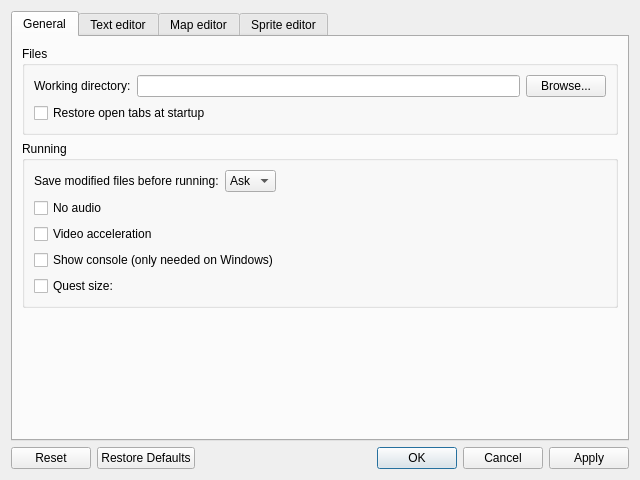
<?xml version="1.0" encoding="UTF-8"?>
<ui version="4.0">
 <class>SolarusEditor::SettingsDialog</class>
 <widget class="QDialog" name="SolarusEditor::SettingsDialog">
  <property name="geometry">
   <rect>
    <x>0</x>
    <y>0</y>
    <width>640</width>
    <height>480</height>
   </rect>
  </property>
  <property name="windowTitle">
   <string>Options</string>
  </property>
  <layout class="QVBoxLayout" name="verticalLayout">
   <item>
    <widget class="QTabWidget" name="tab_widget">
     <property name="currentIndex">
      <number>0</number>
     </property>
     <widget class="QWidget" name="general_tab">
      <attribute name="title">
       <string>General</string>
      </attribute>
      <layout class="QVBoxLayout" name="verticalLayout_2">
       <item>
        <widget class="QGroupBox" name="files_group_box">
         <property name="title">
          <string>Files</string>
         </property>
         <layout class="QVBoxLayout" name="verticalLayout_9">
          <item>
           <layout class="QHBoxLayout" name="horizontalLayout">
            <item>
             <widget class="QLabel" name="working_directory_label">
              <property name="text">
               <string>Working directory:</string>
              </property>
             </widget>
            </item>
            <item>
             <widget class="QLineEdit" name="working_directory_field"/>
            </item>
            <item>
             <widget class="QPushButton" name="working_directory_button">
              <property name="text">
               <string>Browse...</string>
              </property>
             </widget>
            </item>
           </layout>
          </item>
          <item>
           <widget class="QCheckBox" name="restore_last_files_field">
            <property name="text">
             <string>Restore open tabs at startup</string>
            </property>
           </widget>
          </item>
         </layout>
        </widget>
       </item>
       <item>
        <widget class="QGroupBox" name="running_group_box">
         <property name="title">
          <string>Running</string>
         </property>
         <layout class="QVBoxLayout" name="verticalLayout_4">
          <item>
           <layout class="QHBoxLayout" name="save_files_layout">
            <item>
             <widget class="QLabel" name="save_files_label">
              <property name="text">
               <string>Save modified files before running:</string>
              </property>
             </widget>
            </item>
            <item>
             <widget class="QComboBox" name="save_files_field">
              <item>
               <property name="text">
                <string>Ask</string>
               </property>
              </item>
              <item>
               <property name="text">
                <string>Yes</string>
               </property>
              </item>
              <item>
               <property name="text">
                <string>No</string>
               </property>
              </item>
             </widget>
            </item>
            <item>
             <spacer name="save_files_spacer">
              <property name="orientation">
               <enum>Qt::Horizontal</enum>
              </property>
              <property name="sizeHint" stdset="0">
               <size>
                <width>40</width>
                <height>20</height>
               </size>
              </property>
             </spacer>
            </item>
           </layout>
          </item>
          <item>
           <widget class="QCheckBox" name="no_audio_field">
            <property name="text">
             <string>No audio</string>
            </property>
           </widget>
          </item>
          <item>
           <widget class="QCheckBox" name="video_acceleration_field">
            <property name="text">
             <string>Video acceleration</string>
            </property>
           </widget>
          </item>
          <item>
           <widget class="QCheckBox" name="win_console_field">
            <property name="text">
             <string>Show console (only needed on Windows)</string>
            </property>
           </widget>
          </item>
          <item>
           <layout class="QHBoxLayout" name="quest_size_layout">
            <item>
             <widget class="QCheckBox" name="quest_size_check_box">
              <property name="text">
               <string>Quest size:</string>
              </property>
             </widget>
            </item>
            <item>
             <widget class="SolarusEditor::PairSpinBox" name="quest_size_field" native="true"/>
            </item>
           </layout>
          </item>
         </layout>
        </widget>
       </item>
       <item>
        <spacer name="general_spacer">
         <property name="orientation">
          <enum>Qt::Vertical</enum>
         </property>
         <property name="sizeHint" stdset="0">
          <size>
           <width>20</width>
           <height>40</height>
          </size>
         </property>
        </spacer>
       </item>
      </layout>
     </widget>
     <widget class="QWidget" name="text_editor_tab">
      <attribute name="title">
       <string>Text editor</string>
      </attribute>
      <layout class="QVBoxLayout" name="verticalLayout_3">
       <item>
        <widget class="QGroupBox" name="font_group_box">
         <property name="title">
          <string>Font</string>
         </property>
         <layout class="QFormLayout" name="formLayout_2">
          <item row="0" column="0">
           <widget class="QLabel" name="font_family_label">
            <property name="text">
             <string>Family:</string>
            </property>
           </widget>
          </item>
          <item row="1" column="1">
           <layout class="QHBoxLayout" name="font_size_layout">
            <item>
             <widget class="QSpinBox" name="font_size_field">
              <property name="minimum">
               <number>4</number>
              </property>
              <property name="maximum">
               <number>72</number>
              </property>
             </widget>
            </item>
            <item>
             <spacer name="font_size_spacer">
              <property name="orientation">
               <enum>Qt::Horizontal</enum>
              </property>
              <property name="sizeHint" stdset="0">
               <size>
                <width>40</width>
                <height>20</height>
               </size>
              </property>
             </spacer>
            </item>
           </layout>
          </item>
          <item row="1" column="0">
           <widget class="QLabel" name="font_size_label">
            <property name="text">
             <string>Size:</string>
            </property>
           </widget>
          </item>
          <item row="0" column="1">
           <widget class="QFontComboBox" name="font_family_field">
            <property name="fontFilters">
             <set>QFontComboBox::MonospacedFonts</set>
            </property>
            <property name="currentFont">
             <font>
              <family>DejaVu Sans Mono</family>
              <pointsize>10</pointsize>
              <weight>75</weight>
              <bold>true</bold>
             </font>
            </property>
           </widget>
          </item>
         </layout>
        </widget>
       </item>
       <item>
        <widget class="QGroupBox" name="tab_group_box">
         <property name="title">
          <string>Tabulation</string>
         </property>
         <layout class="QHBoxLayout" name="horizontalLayout_2">
          <item>
           <widget class="QLabel" name="tab_length_label">
            <property name="text">
             <string>Length:</string>
            </property>
           </widget>
          </item>
          <item>
           <widget class="QSpinBox" name="tab_length_field">
            <property name="minimum">
             <number>1</number>
            </property>
            <property name="maximum">
             <number>9999</number>
            </property>
           </widget>
          </item>
          <item>
           <spacer name="tab_space_bar">
            <property name="orientation">
             <enum>Qt::Horizontal</enum>
            </property>
            <property name="sizeType">
             <enum>QSizePolicy::Minimum</enum>
            </property>
            <property name="sizeHint" stdset="0">
             <size>
              <width>15</width>
              <height>20</height>
             </size>
            </property>
           </spacer>
          </item>
          <item>
           <widget class="QCheckBox" name="replace_tab_by_spaces">
            <property name="text">
             <string>Replace by space</string>
            </property>
           </widget>
          </item>
          <item>
           <spacer name="tab_space_bar_2">
            <property name="orientation">
             <enum>Qt::Horizontal</enum>
            </property>
            <property name="sizeHint" stdset="0">
             <size>
              <width>40</width>
              <height>20</height>
             </size>
            </property>
           </spacer>
          </item>
         </layout>
        </widget>
       </item>
       <item>
        <spacer name="text_editor_spacer">
         <property name="orientation">
          <enum>Qt::Vertical</enum>
         </property>
         <property name="sizeHint" stdset="0">
          <size>
           <width>20</width>
           <height>40</height>
          </size>
         </property>
        </spacer>
       </item>
      </layout>
     </widget>
     <widget class="QWidget" name="map_editor_tab">
      <attribute name="title">
       <string>Map editor</string>
      </attribute>
      <layout class="QVBoxLayout" name="verticalLayout_5">
       <item>
        <widget class="QGroupBox" name="map_graphics_group_box">
         <property name="title">
          <string>Graphics view</string>
         </property>
         <layout class="QVBoxLayout" name="verticalLayout_6">
          <item>
           <layout class="QHBoxLayout" name="map_background_layout">
            <item>
             <widget class="QLabel" name="map_background_label">
              <property name="text">
               <string>Background color:</string>
              </property>
             </widget>
            </item>
            <item>
             <widget class="SolarusEditor::ColorPicker" name="map_background_field">
              <property name="sizePolicy">
               <sizepolicy hsizetype="Fixed" vsizetype="Fixed">
                <horstretch>0</horstretch>
                <verstretch>0</verstretch>
               </sizepolicy>
              </property>
             </widget>
            </item>
            <item>
             <spacer name="map_background_spacer">
              <property name="orientation">
               <enum>Qt::Horizontal</enum>
              </property>
              <property name="sizeHint" stdset="0">
               <size>
                <width>40</width>
                <height>20</height>
               </size>
              </property>
             </spacer>
            </item>
           </layout>
          </item>
          <item>
           <widget class="QLabel" name="map_grid_label">
            <property name="text">
             <string>Grid:</string>
            </property>
           </widget>
          </item>
          <item>
           <layout class="QHBoxLayout" name="map_grid_layout">
            <item>
             <spacer name="map_grid_spacer">
              <property name="orientation">
               <enum>Qt::Horizontal</enum>
              </property>
              <property name="sizeType">
               <enum>QSizePolicy::Fixed</enum>
              </property>
              <property name="sizeHint" stdset="0">
               <size>
                <width>15</width>
                <height>20</height>
               </size>
              </property>
             </spacer>
            </item>
            <item>
             <layout class="QGridLayout" name="map_grid_layout_2">
              <item row="0" column="4">
               <widget class="SolarusEditor::EnumSelector&lt;SolarusEditor::GridStyle&gt;" name="map_grid_style_field"/>
              </item>
              <item row="1" column="1">
               <widget class="SolarusEditor::PairSpinBox" name="map_grid_size_field" native="true"/>
              </item>
              <item row="0" column="0" colspan="2">
               <widget class="QCheckBox" name="map_grid_show_at_opening_field">
                <property name="text">
                 <string>Show at opening</string>
                </property>
               </widget>
              </item>
              <item row="1" column="4">
               <widget class="SolarusEditor::ColorPicker" name="map_grid_color_field">
                <property name="sizePolicy">
                 <sizepolicy hsizetype="Fixed" vsizetype="Fixed">
                  <horstretch>0</horstretch>
                  <verstretch>0</verstretch>
                 </sizepolicy>
                </property>
               </widget>
              </item>
              <item row="1" column="0">
               <widget class="QLabel" name="map_grid_size_label">
                <property name="text">
                 <string>Default size:</string>
                </property>
               </widget>
              </item>
              <item row="0" column="3">
               <widget class="QLabel" name="map_grid_style_label">
                <property name="text">
                 <string>Style:</string>
                </property>
               </widget>
              </item>
              <item row="1" column="3">
               <widget class="QLabel" name="map_grid_color_label">
                <property name="text">
                 <string>Color:</string>
                </property>
               </widget>
              </item>
              <item row="0" column="2">
               <spacer name="map_grid_spacer_2">
                <property name="orientation">
                 <enum>Qt::Horizontal</enum>
                </property>
                <property name="sizeType">
                 <enum>QSizePolicy::Minimum</enum>
                </property>
                <property name="sizeHint" stdset="0">
                 <size>
                  <width>15</width>
                  <height>20</height>
                 </size>
                </property>
               </spacer>
              </item>
             </layout>
            </item>
            <item>
             <spacer name="map_grid_spacer_3">
              <property name="orientation">
               <enum>Qt::Horizontal</enum>
              </property>
              <property name="sizeHint" stdset="0">
               <size>
                <width>0</width>
                <height>20</height>
               </size>
              </property>
             </spacer>
            </item>
           </layout>
          </item>
         </layout>
        </widget>
       </item>
       <item>
        <spacer name="map_editor_spacer">
         <property name="orientation">
          <enum>Qt::Vertical</enum>
         </property>
         <property name="sizeHint" stdset="0">
          <size>
           <width>20</width>
           <height>40</height>
          </size>
         </property>
        </spacer>
       </item>
      </layout>
     </widget>
     <widget class="QWidget" name="sprite_editor_tab">
      <attribute name="title">
       <string>Sprite editor</string>
      </attribute>
      <layout class="QVBoxLayout" name="verticalLayout_8">
       <item>
        <widget class="QGroupBox" name="sprite_main_graphics_group_box">
         <property name="title">
          <string>Main graphics view</string>
         </property>
         <layout class="QVBoxLayout" name="verticalLayout_7">
          <item>
           <layout class="QHBoxLayout" name="sprite_main_background_layout">
            <item>
             <widget class="QLabel" name="sprite_main_background_label">
              <property name="text">
               <string>Background color:</string>
              </property>
             </widget>
            </item>
            <item>
             <widget class="SolarusEditor::ColorPicker" name="sprite_main_background_field">
              <property name="sizePolicy">
               <sizepolicy hsizetype="Fixed" vsizetype="Fixed">
                <horstretch>0</horstretch>
                <verstretch>0</verstretch>
               </sizepolicy>
              </property>
             </widget>
            </item>
            <item>
             <spacer name="sprite_main_background_spacer">
              <property name="orientation">
               <enum>Qt::Horizontal</enum>
              </property>
              <property name="sizeHint" stdset="0">
               <size>
                <width>40</width>
                <height>20</height>
               </size>
              </property>
             </spacer>
            </item>
           </layout>
          </item>
          <item>
           <widget class="QLabel" name="sprite_grid_label">
            <property name="text">
             <string>Grid:</string>
            </property>
           </widget>
          </item>
          <item>
           <layout class="QHBoxLayout" name="sprite_grid_layout">
            <item>
             <spacer name="sprite_grid_spacer_2">
              <property name="orientation">
               <enum>Qt::Horizontal</enum>
              </property>
              <property name="sizeType">
               <enum>QSizePolicy::Fixed</enum>
              </property>
              <property name="sizeHint" stdset="0">
               <size>
                <width>15</width>
                <height>20</height>
               </size>
              </property>
             </spacer>
            </item>
            <item>
             <layout class="QGridLayout" name="sprite_grid_layout_2">
              <item row="0" column="4">
               <widget class="SolarusEditor::EnumSelector&lt;SolarusEditor::GridStyle&gt;" name="sprite_grid_style_field"/>
              </item>
              <item row="1" column="1">
               <widget class="SolarusEditor::PairSpinBox" name="sprite_grid_size_field" native="true"/>
              </item>
              <item row="1" column="4">
               <widget class="SolarusEditor::ColorPicker" name="sprite_grid_color_field">
                <property name="sizePolicy">
                 <sizepolicy hsizetype="Fixed" vsizetype="Fixed">
                  <horstretch>0</horstretch>
                  <verstretch>0</verstretch>
                 </sizepolicy>
                </property>
               </widget>
              </item>
              <item row="0" column="0" colspan="2">
               <widget class="QCheckBox" name="sprite_grid_show_at_opening_field">
                <property name="text">
                 <string>Show at opening</string>
                </property>
               </widget>
              </item>
              <item row="0" column="2">
               <spacer name="sprite_grid_spacer">
                <property name="orientation">
                 <enum>Qt::Horizontal</enum>
                </property>
                <property name="sizeType">
                 <enum>QSizePolicy::Minimum</enum>
                </property>
                <property name="sizeHint" stdset="0">
                 <size>
                  <width>15</width>
                  <height>20</height>
                 </size>
                </property>
               </spacer>
              </item>
              <item row="1" column="0">
               <widget class="QLabel" name="sprite_grid_size_label">
                <property name="text">
                 <string>Default size:</string>
                </property>
               </widget>
              </item>
              <item row="0" column="3">
               <widget class="QLabel" name="sprite_grid_style_label">
                <property name="text">
                 <string>Style:</string>
                </property>
               </widget>
              </item>
              <item row="1" column="3">
               <widget class="QLabel" name="sprite_grid_color_label">
                <property name="text">
                 <string>Color:</string>
                </property>
               </widget>
              </item>
              <item row="2" column="0" colspan="2">
               <widget class="QCheckBox" name="sprite_auto_detect_grid_field">
                <property name="text">
                 <string>Auto detect size</string>
                </property>
               </widget>
              </item>
             </layout>
            </item>
            <item>
             <spacer name="sprite_grid_spacer_3">
              <property name="orientation">
               <enum>Qt::Horizontal</enum>
              </property>
              <property name="sizeHint" stdset="0">
               <size>
                <width>0</width>
                <height>20</height>
               </size>
              </property>
             </spacer>
            </item>
           </layout>
          </item>
         </layout>
        </widget>
       </item>
       <item>
        <widget class="QGroupBox" name="sprite_previewer_graphics_group_box">
         <property name="title">
          <string>Previewer graphics view</string>
         </property>
         <layout class="QGridLayout" name="gridLayout">
          <item row="2" column="0" colspan="2">
           <layout class="QHBoxLayout" name="sprite_origin_layout">
            <item>
             <spacer name="sprite_origin_spacer">
              <property name="orientation">
               <enum>Qt::Horizontal</enum>
              </property>
              <property name="sizeType">
               <enum>QSizePolicy::Fixed</enum>
              </property>
              <property name="sizeHint" stdset="0">
               <size>
                <width>15</width>
                <height>20</height>
               </size>
              </property>
             </spacer>
            </item>
            <item>
             <layout class="QGridLayout" name="gridLayout_2">
              <item row="0" column="0">
               <widget class="QCheckBox" name="sprite_origin_show_at_opening_field">
                <property name="text">
                 <string>Show at opening</string>
                </property>
               </widget>
              </item>
              <item row="0" column="3">
               <widget class="QLabel" name="sprite_origin_color_label">
                <property name="text">
                 <string>Color:</string>
                </property>
               </widget>
              </item>
              <item row="0" column="4">
               <widget class="SolarusEditor::ColorPicker" name="sprite_origin_color_field">
                <property name="sizePolicy">
                 <sizepolicy hsizetype="Fixed" vsizetype="Fixed">
                  <horstretch>0</horstretch>
                  <verstretch>0</verstretch>
                 </sizepolicy>
                </property>
               </widget>
              </item>
              <item row="0" column="2">
               <spacer name="sprite_origin_spacer_3">
                <property name="orientation">
                 <enum>Qt::Horizontal</enum>
                </property>
                <property name="sizeType">
                 <enum>QSizePolicy::Minimum</enum>
                </property>
                <property name="sizeHint" stdset="0">
                 <size>
                  <width>15</width>
                  <height>20</height>
                 </size>
                </property>
               </spacer>
              </item>
             </layout>
            </item>
            <item>
             <spacer name="sprite_origin_spacer_2">
              <property name="orientation">
               <enum>Qt::Horizontal</enum>
              </property>
              <property name="sizeHint" stdset="0">
               <size>
                <width>0</width>
                <height>20</height>
               </size>
              </property>
             </spacer>
            </item>
           </layout>
          </item>
          <item row="0" column="0">
           <widget class="QLabel" name="sprite_previewer_background_label">
            <property name="text">
             <string>Background color:</string>
            </property>
           </widget>
          </item>
          <item row="0" column="1">
           <layout class="QHBoxLayout" name="sprite_previewer_background_layout">
            <item>
             <widget class="SolarusEditor::ColorPicker" name="sprite_previewer_background_field">
              <property name="sizePolicy">
               <sizepolicy hsizetype="Fixed" vsizetype="Fixed">
                <horstretch>0</horstretch>
                <verstretch>0</verstretch>
               </sizepolicy>
              </property>
             </widget>
            </item>
            <item>
             <spacer name="sprite_previewer_background_spacer">
              <property name="orientation">
               <enum>Qt::Horizontal</enum>
              </property>
              <property name="sizeHint" stdset="0">
               <size>
                <width>40</width>
                <height>20</height>
               </size>
              </property>
             </spacer>
            </item>
           </layout>
          </item>
          <item row="1" column="0">
           <widget class="QLabel" name="sprite_origin_label">
            <property name="text">
             <string>Origin:</string>
            </property>
           </widget>
          </item>
         </layout>
        </widget>
       </item>
       <item>
        <spacer name="sprite_editor_spacer">
         <property name="orientation">
          <enum>Qt::Vertical</enum>
         </property>
         <property name="sizeHint" stdset="0">
          <size>
           <width>20</width>
           <height>40</height>
          </size>
         </property>
        </spacer>
       </item>
      </layout>
     </widget>
    </widget>
   </item>
   <item>
    <widget class="QDialogButtonBox" name="button_box">
     <property name="orientation">
      <enum>Qt::Horizontal</enum>
     </property>
     <property name="standardButtons">
      <set>QDialogButtonBox::Apply|QDialogButtonBox::Cancel|QDialogButtonBox::Ok|QDialogButtonBox::Reset|QDialogButtonBox::RestoreDefaults</set>
     </property>
    </widget>
   </item>
  </layout>
 </widget>
 <customwidgets>
  <customwidget>
   <class>SolarusEditor::PairSpinBox</class>
   <extends>QWidget</extends>
   <header>widgets/pair_spin_box.h</header>
   <container>1</container>
  </customwidget>
  <customwidget>
   <class>SolarusEditor::ColorPicker</class>
   <extends>QPushButton</extends>
   <header>widgets/color_picker.h</header>
  </customwidget>
  <customwidget>
   <class>SolarusEditor::EnumSelector&lt;SolarusEditor::GridStyle&gt;</class>
   <extends>QComboBox</extends>
   <header>grid_style.h</header>
  </customwidget>
 </customwidgets>
 <resources/>
 <connections>
  <connection>
   <sender>button_box</sender>
   <signal>accepted()</signal>
   <receiver>SolarusEditor::SettingsDialog</receiver>
   <slot>accept()</slot>
   <hints>
    <hint type="sourcelabel">
     <x>248</x>
     <y>254</y>
    </hint>
    <hint type="destinationlabel">
     <x>157</x>
     <y>274</y>
    </hint>
   </hints>
  </connection>
  <connection>
   <sender>button_box</sender>
   <signal>rejected()</signal>
   <receiver>SolarusEditor::SettingsDialog</receiver>
   <slot>reject()</slot>
   <hints>
    <hint type="sourcelabel">
     <x>316</x>
     <y>260</y>
    </hint>
    <hint type="destinationlabel">
     <x>286</x>
     <y>274</y>
    </hint>
   </hints>
  </connection>
 </connections>
</ui>
